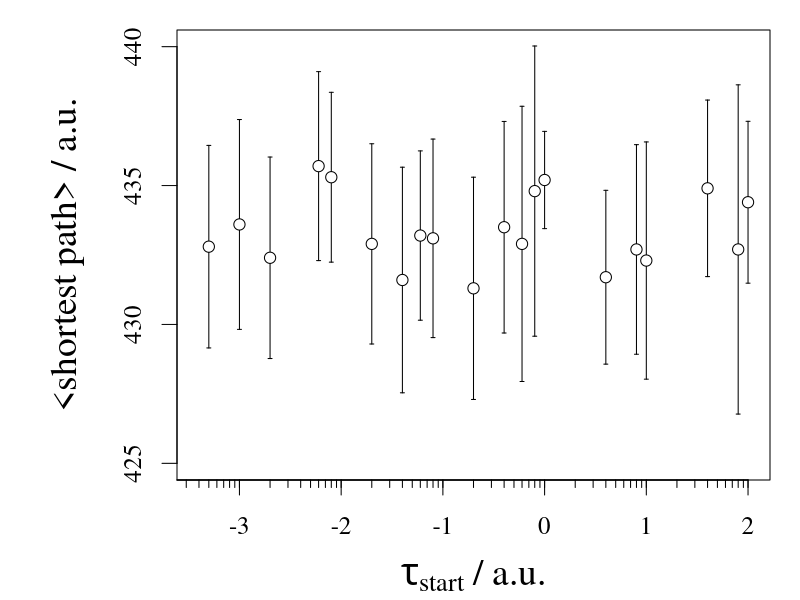

This chart was generated by the following R code:
#Plot tauinit vs. global_shortest_path_average

#Version2, gerundet, altes tau
# alpha = 0.1;
# no_agents = 10;     							
# rounds = 1200										
# start_city = 1;										
# q0 = 0.9;
# tau_init = 0.1;                               

rm(list = ls())

tauinit = c(0.0005, 0.001, 0.002, 0.006, 0.008, 0.02, 0.04, 0.06, 0.08, 0.2, 0.4, 0.6, 0.8, 1, 4, 8, 10, 40, 80, 100)
shortest_path_average = c(432.8000, 433.6000, 432.4000, 435.7000, 435.3000, 432.9000, 431.6000, 433.2000, 433.1000,  431.3000, 433.5000, 432.9000, 434.8000, 435.2000, 431.7000, 432.7000, 432.3000, 434.9000, 432.7000, 434.4000)
error_shortest_path = c(3.6454, 3.7771, 3.6271, 3.4010, 3.0569, 3.6040, 4.0607, 3.0478, 3.5730, 4.0014, 3.8079, 4.9542, 5.2239, 1.7512, 3.1287, 3.7727, 4.2701, 3.1780, 5.9264, 2.9136)
#Grafik
par(family="serif", mfrow=c(1,1), oma=c(0,1,0,0), mgp=c(2.9,1,0),mar=c(4,4.9,1,1),cex.lab=1.5,cex=1.5)
plot(tauinit,shortest_path_average,type="n", ,axes=F, frame.plot=T,
     xlim=c(0.0004,100), log = 'x',
     ylim=c(425,440),
     xlab=expression(paste(tau[start]," / ", a.u.)),
     ylab=expression(paste("<shortest path>"," / ", a.u.)),
     
)
#Logskala
beschriftung = c(-4, -3, -2, -1, 0, 1, 2)
intervalle.lab = c(10^(-4:2))
intervalle<-c((1:9)*10^-4, (1:9)*10^-3, (1:9)*10^-2, (1:9)*10^-1, (1:9), (1:10*10))
axis(side = 1, at=intervalle, tcl = -0.25, labels = F) #Kleine Striche
axis(side = 1, at=intervalle.lab, labels = paste(beschriftung)) #Grosse Striche und labels
axis(2)

y.errorbars <- function(tauinit,shortest_path_average,error_shortest_path,ebl=0.02){arrows(tauinit,shortest_path_average-error_shortest_path,tauinit,shortest_path_average+error_shortest_path,code=3,angle=90,length=ebl)}
y.errorbars(tauinit,shortest_path_average,error_shortest_path)

points(tauinit,shortest_path_average,cex=1,pc=21,bg="white")

#legend(0.001,428,c(expression(paste(alpha," = ",0.1)),expression(paste(rounds," = ","1200")),expression(paste(no_agents," = ",10)),expression(paste(q0," = ",0.9)),expression(paste(tau_init," = ",0.1)),expression(paste(L_nn," = ",513.61))))
#legend(1,424, expression(paste("problem 'eil51'")))
dev.copy2pdf(file="tauinit_vs_shortestpath.pdf",height=7,width=12)